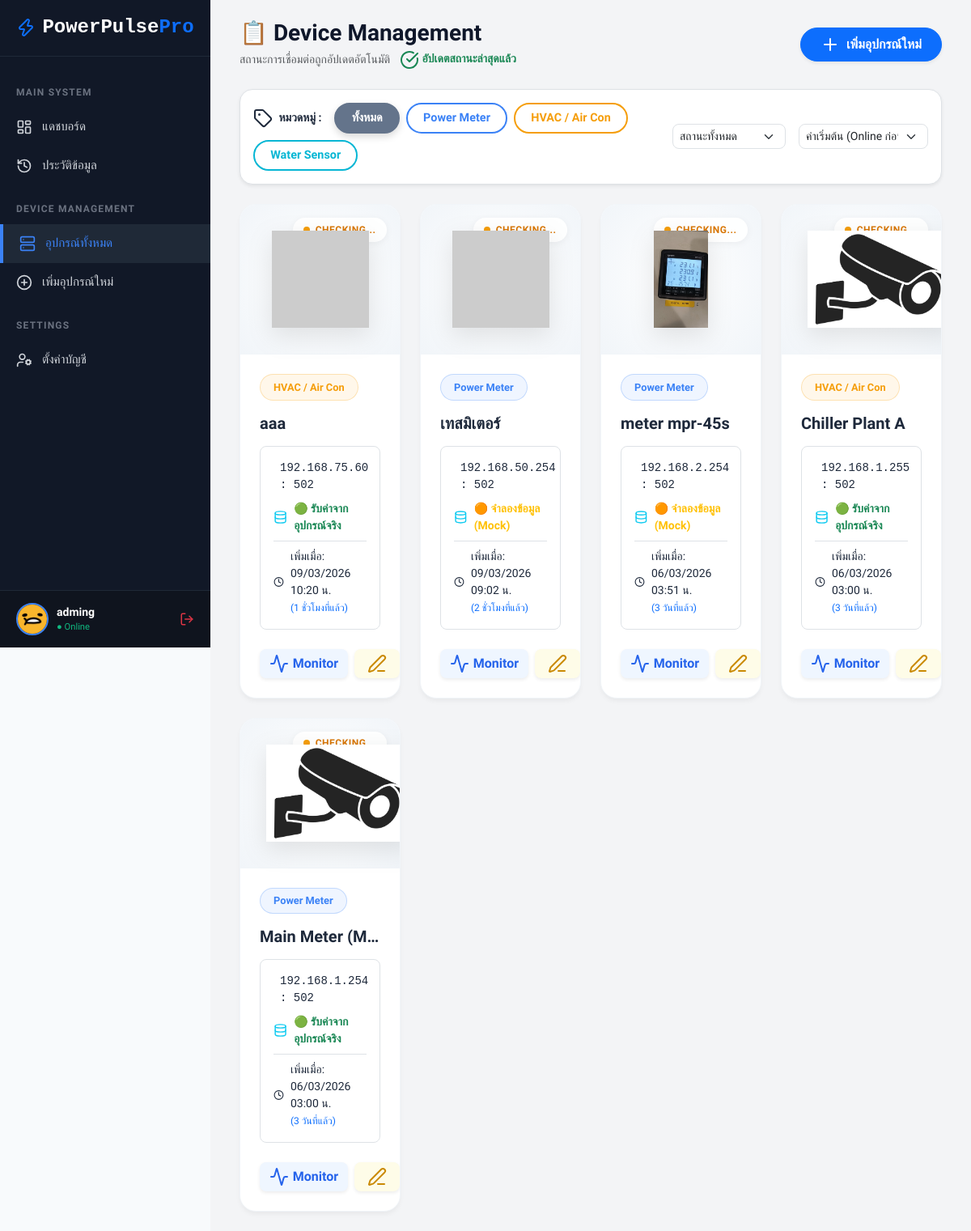
The app's page /devices.php (signed in) with its own data.
### tables this page shows
CREATE TABLE `categories` (
  `id` int(11) NOT NULL,
  `name` varchar(100) NOT NULL,
  `color` varchar(20) NOT NULL DEFAULT '#3b82f6'
);

CREATE TABLE `devices` (
  `id` int(11) NOT NULL,
  `category_id` int(11) NOT NULL DEFAULT 1,
  `name` varchar(150) NOT NULL,
  `location` varchar(255) DEFAULT 'ไม่ระบุ',
  `image` varchar(255) DEFAULT 'default.png',
  `ip_address` varchar(50) NOT NULL,
  `port` int(11) DEFAULT 502,
  `slave_id` int(11) DEFAULT 1,
  `status` varchar(20) DEFAULT 'Offline',
  `mode` varchar(10) NOT NULL DEFAULT 'mock',
  `alert_min` float DEFAULT 0,
  `alert_max` float DEFAULT 0,
  `is_active` tinyint(1) NOT NULL DEFAULT 1,
  `created_at` timestamp NOT NULL DEFAULT current_timestamp(),
  `last_seen` timestamp NULL DEFAULT NULL
);

### devices.php (the view, shortened to what this page needs)
<?php
require 'db.php';
function timeAgoThai($datetime) {
    $time_ago = strtotime($datetime);
    $current_time = time();
    $time_difference = $current_time - $time_ago;
    $seconds = $time_difference;
    $minutes      = round($seconds / 60 );
    $hours        = round($seconds / 3600);
    $days         = round($seconds / 86400);
    $weeks        = round($seconds / 604800);
    $months       = round($seconds / 2629440);
    $years        = round($seconds / 31553280);
    if($seconds <= 60) { return "เพิ่งเพิ่มเมื่อสักครู่"; }
    else if($minutes <= 60) { return "$minutes นาทีที่แล้ว"; }
    else if($hours <= 24) { return "$hours ชั่วโมงที่แล้ว"; }
    else if($days <= 7) { return "$days วันที่แล้ว"; }
    else if($weeks <= 4.3) { return "$weeks สัปดาห์ที่แล้ว"; }
    else if($months <= 12) { return "$months เดือนที่แล้ว"; }
    else { return "$years ปีที่แล้ว"; }
}
$cats = $conn->query("SELECT * FROM categories");
$sql = "SELECT d.*, c.name as cat_name, c.color as cat_color
        FROM devices d
        LEFT JOIN categories c ON d.category_id = c.id
        ORDER BY d.id DESC";
$devices = $conn->query($sql);
?>
<!DOCTYPE html>
<html lang="th">
<head>
    <link href="https://cdn.jsdelivr.net/npm/bootstrap@5.3.2/dist/css/bootstrap.min.css" rel="stylesheet">
</head>
<body>
<?php include 'includes/sidebar.php'; ?>
<div class="main-content p-4">
    <div class="container-fluid">
        <div class="d-flex flex-column flex-md-row justify-content-between align-items-md-center mb-4 gap-3">
            <div>
                <h3 class="fw-bold mb-1" style="color: #0f172a;">📋 Device Management</h3>
                <p class="text-muted small mb-0">
                    สถานะการเชื่อมต่อถูกอัปเดตอัตโนมัติ
                    <span id="syncText" class="text-warning fw-bold ms-2">
                    </span>
                </p>
            </div>
            <a href="device_add.php" class="btn btn-primary rounded-pill px-4 py-2 shadow-sm d-flex align-items-center gap-2 fw-semibold">
                <i data-lucide="plus" class="w-4 h-4"></i> เพิ่มอุปกรณ์ใหม่
            </a>
        </div>
        <div class="bg-white p-3 rounded-4 shadow-sm mb-4 border border-slate-100 d-flex flex-column flex-lg-row justify-content-between gap-3 align-items-lg-center">
            <div class="d-flex flex-wrap gap-2 align-items-center" id="categoryFilters">
                <span class="fw-bold me-2 text-slate-400 small text-uppercase tracking-wider"><i data-lucide="tag" class="w-4 h-4 inline-block me-1"></i> หมวดหมู่ :</span>
                <button class="filter-btn active" data-filter="all" style="--cat-color: #64748b;">ทั้งหมด</button>
                <?php while($c = $cats->fetch_assoc()): ?>
                    <button class="filter-btn" data-filter="<?= $c['id'] ?>" style="--cat-color: <?= $c['color'] ?>;">
                        <?= htmlspecialchars($c['name']) ?>
                    </button>
                <?php endwhile; ?>
            </div>
            <div class="d-flex gap-3">
                <select id="statusFilter" class="form-select form-select-sm fw-medium border-slate-200 text-slate-600 rounded-3" style="width: 140px;" onchange="applyFilters()">
                    <option value="all">สถานะทั้งหมด</option>
                </select>
                <select id="sortFilter" class="form-select form-select-sm fw-medium border-slate-200 text-slate-600 rounded-3" style="width: 160px;" onchange="applyFilters()">
                    <option value="default">ค่าเริ่มต้น (Online ก่อน)</option>
                </select>
            </div>
        </div>
        <div class="row g-4" id="deviceGrid">
            <?php
            while($d = $devices->fetch_assoc()):
                $catColor = !empty($d['cat_color']) ? $d['cat_color'] : '#64748b';
            ?>
            <div class="col-md-6 col-lg-4 col-xl-3 device-item" data-cat="<?= $d['category_id'] ?>" data-status="checking" data-id="<?= $d['id'] ?>">
                <div class="bms-card h-100 d-flex flex-column">
                    <div class="img-wrapper">
                        <div class="status-badge checking" id="badge-<?= $d['id'] ?>">
                            <span class="status-dot"></span>
                            <span class="status-text">Checking...</span>
                        </div>
                        <?php $img_src = filter_var($d['image'], FILTER_VALIDATE_URL) ? $d['image'] : "assets/uploads/" . $d['image']; ?>
                        <img src="<?= $img_src ?>" class="device-img" alt="<?= htmlspecialchars($d['name']) ?>" onerror="this.src='https://via.placeholder.com/200?text=No+Image'">
                    </div>
                    <div class="card-body d-flex flex-column p-4">
                        <div class="d-flex justify-content-between align-items-start mb-2">
                            <div class="cat-badge" style="background-color: <?= $catColor ?>15; color: <?= $catColor ?>; border: 1px solid <?= $catColor ?>40;">
                                <?= htmlspecialchars($d['cat_name']) ?>
                            </div>
                        </div>
                        <h5 class="fw-bold text-truncate mb-3" style="color: #1e293b;" title="<?= htmlspecialchars($d['name']) ?>">
                            <?= htmlspecialchars($d['name']) ?>
                        </h5>
                        <div class="bg-slate-50 p-3 rounded-3 mb-4 border border-slate-100">
                            <div class="d-flex align-items-center mb-2 text-slate-600 small">
                                <span class="fw-medium font-monospace"><?= htmlspecialchars($d['ip_address']) ?> : <?= htmlspecialchars($d['port']) ?></span>
                            </div>
                            <div class="d-flex align-items-center mb-2 text-slate-600 small">
                                <i data-lucide="database" class="w-4 h-4 me-2 text-info"></i>
                                <span class="fw-medium">
                                    <?= (!empty($d['mode']) && strtolower($d['mode']) == 'mock')
                                        ? '<span class="text-warning fw-bold">🟠 จำลองข้อมูล (Mock)</span>'
                                        : '<span class="text-success fw-bold">🟢 รับค่าจากอุปกรณ์จริง</span>'
                                    ?>
                                </span>
                            </div>
                            <div class="d-flex align-items-center text-slate-500 small pt-2 mt-2 border-top border-slate-200">
                                <i data-lucide="clock" class="w-3 h-3 me-2 text-slate-400"></i>
                                <span>
                                    เพิ่มเมื่อ: <?= date('d/m/Y H:i น.', strtotime($d['created_at'])) ?>
                                    <br>
                                    <span class="text-primary fw-medium" style="font-size: 0.75rem;">(<?= timeAgoThai($d['created_at']) ?>)</span>
                                </span>
                            </div>
                        </div>
                        <div class="mt-auto d-flex gap-2">
                            <a href="device_detail.php?id=<?= $d['id'] ?>" class="btn btn-action btn-monitor flex-grow-1 rounded-3 shadow-sm" title="เข้าดูข้อมูล Modbus">
                                <i data-lucide="activity" class="w-4 h-4"></i> Monitor
                            </a>
                            <a href="device_edit.php?id=<?= $d['id'] ?>" class="btn btn-action btn-edit px-3 rounded-3 shadow-sm" title="แก้ไขตั้งค่าอุปกรณ์">
                                <i data-lucide="edit-3" class="w-4 h-4"></i>
                            </a>
                        </div>
                    </div>
                </div>
            </div>
            <?php endwhile; ?>
        </div>
    </div>
</div>
</body>
</html>

### devices.php (style rules this page uses)
body { font-family: 'Kanit', sans-serif; background-color: #f8fafc; color: #1e293b; }
.filter-btn { border-radius: 50rem; padding: 0.4rem 1.2rem; font-weight: 600; font-size: 0.9rem; border: 2px solid var(--cat-color); background-color: transparent; color: var(--cat-color); transition: all 0.3s cubic-bezier(0.4, 0, 0.2, 1); }
.filter-btn.active { background-color: var(--cat-color); color: white; box-shadow: 0 4px 10px rgba(0,0,0,0.15); }
.bms-card { background: #ffffff; border-radius: 1.25rem; border: 1px solid #f1f5f9; box-shadow: 0 4px 6px -1px rgba(0, 0, 0, 0.05); transition: all 0.3s; overflow: hidden; }
.img-wrapper { background: radial-gradient(circle at center, #ffffff 0%, #f1f5f9 100%); position: relative; padding: 2rem; text-align: center; border-bottom: 1px solid #f1f5f9; }
.device-img { height: 120px; object-fit: contain; filter: drop-shadow(0 10px 15px rgba(0,0,0,0.1)); transition: transform 0.3s ease; }
.status-badge { position: absolute; top: 1rem; right: 1rem; padding: 0.35rem 0.85rem; border-radius: 2rem; font-size: 0.75rem; font-weight: 700; letter-spacing: 0.5px; background: rgba(255, 255, 255, 0.9); backdrop-filter: blur(4px); box-shadow: 0 2px 10px rgba(0,0,0,0.05); display: flex; align-items: center; gap: 0.4rem; text-transform: uppercase; transition: color 0.3s; }
.status-dot { width: 8px; height: 8px; border-radius: 50%; transition: background-color 0.3s; }
.status-badge.checking { color: #d97706; }
.status-badge.checking .status-dot { background-color: #f59e0b; animation: pulse 1s infinite; }
.btn-action { border: none; font-weight: 600; transition: all 0.2s; display: flex; align-items: center; justify-content: center; gap: 0.3rem; }
.btn-monitor { background-color: #eff6ff; color: #2563eb; }
.btn-edit { background-color: #fefce8; color: #ca8a04; }
.cat-badge { padding: 0.35rem 1rem; border-radius: 50rem; font-size: 0.8rem; font-weight: 600; display: inline-block; align-self: flex-start; margin-bottom: 0.5rem; }

### includes/sidebar.php (style rules this page uses)
.main-content { margin-left: 260px; min-height: 100vh; background-color: #f3f4f6; transition: all 0.3s; }

### records on screen
categories: name "Power Meter"
categories: name "HVAC / Air Con"
categories: name "Water Sensor"
devices: category.name "HVAC / Air Con", name "aaa", ip_address "192.168.75.60", port "502", mode "🟢 รับค่าจากอุปกรณ์จริง", created_at "09/03/2026 10:20 น.", created_at "1 ชั่วโมงที่แล้ว"
devices: category.name "Power Meter", name "เทสมิเตอร์", ip_address "192.168.50.254", port "502", mode "🟠 จำลองข้อมูล (Mock)", created_at "09/03/2026 09:02 น.", created_at "2 ชั่วโมงที่แล้ว"
devices: image (picture), category.name "Power Meter", name "meter mpr-45s", ip_address "192.168.2.254", port "502", mode "🟠 จำลองข้อมูล (Mock)", created_at "06/03/2026 03:51 น.", created_at "3 วันที่แล้ว"
devices: image (placeholder picture), category.name "HVAC / Air Con", name "Chiller Plant A", ip_address "192.168.1.255", port "502", mode "🟢 รับค่าจากอุปกรณ์จริง", created_at "06/03/2026 03:00 น.", created_at "3 วันที่แล้ว"
devices: image (placeholder picture), category.name "Power Meter", name "Main Meter (M…", ip_address "192.168.1.254", port "502", mode "🟢 รับค่าจากอุปกรณ์จริง", created_at "06/03/2026 03:00 น.", created_at "3 วันที่แล้ว"

### other values on screen
$_SESSION['username'] "adming"
